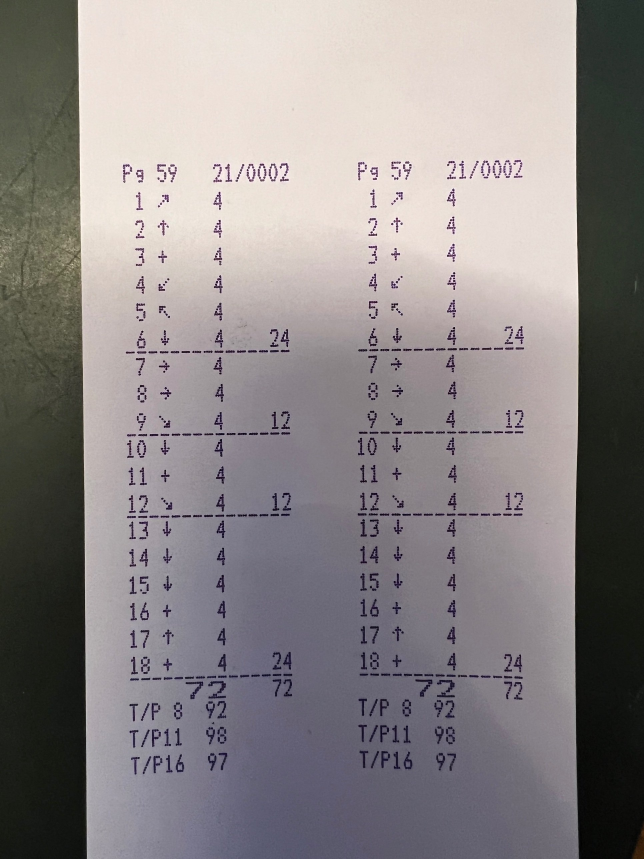
#> input picture tools/scan-samples/s01.jpg, 1932 x 2576 px (shown at 1/3 size)
$ python rows.py ../scan-samples/s01.jpg
#> lines starting #> are read from the running program, lines starting #| are printed output that depends on the picture; after the words box and inside, x2 and y2 are one past the last pixel; in counts of white or black regions, pixels touching at a corner belong together
#> in analyse, im is the input picture: PIL image 1932x2576 RGB; mean R, G, B 139.7, 134.1, 134.6
import sys, numpy as np
from PIL import Image, ImageFilter, ImageOps
from scipy import ndimage as ndi
def prep(im, maxside=1600):
#> called with maxside = 1600
    g=ImageOps.grayscale(im); k=maxside/max(g.size); g=g.resize((int(g.width*k),int(g.height*k)),Image.LANCZOS)
#> after `k = maxside / max(g.size)`: k = 0.621
#> after `g = g.resize((int(g.width * k), int(g.height * k)), Image.LANCZOS)`:
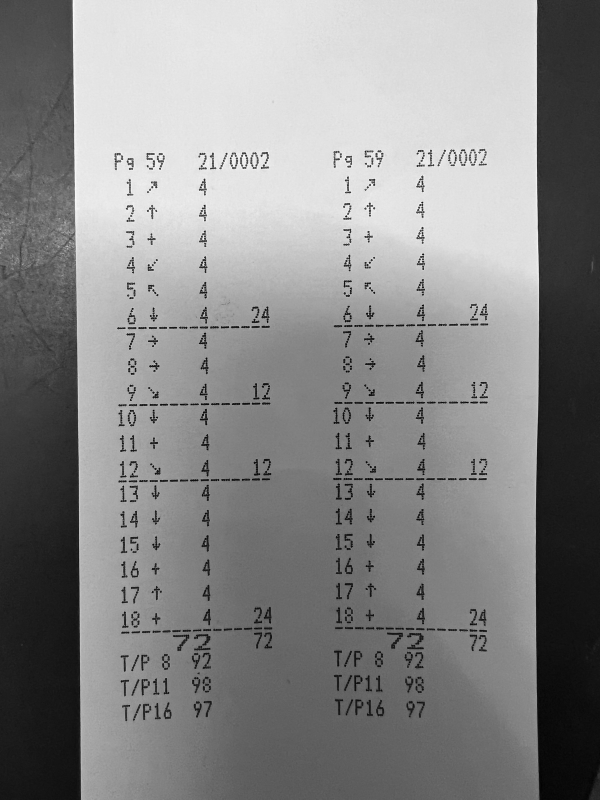
#> g: PIL image 1200x1599 L (shown at 1/2 size); min 0, max 255, mean 135.9
    a=np.asarray(g).astype(float); bg=np.asarray(g.filter(ImageFilter.GaussianBlur(25))).astype(float)+1
#> after `bg = np.asarray(g.filter(ImageFilter.GaussianBlur(25))).astype(float) `:
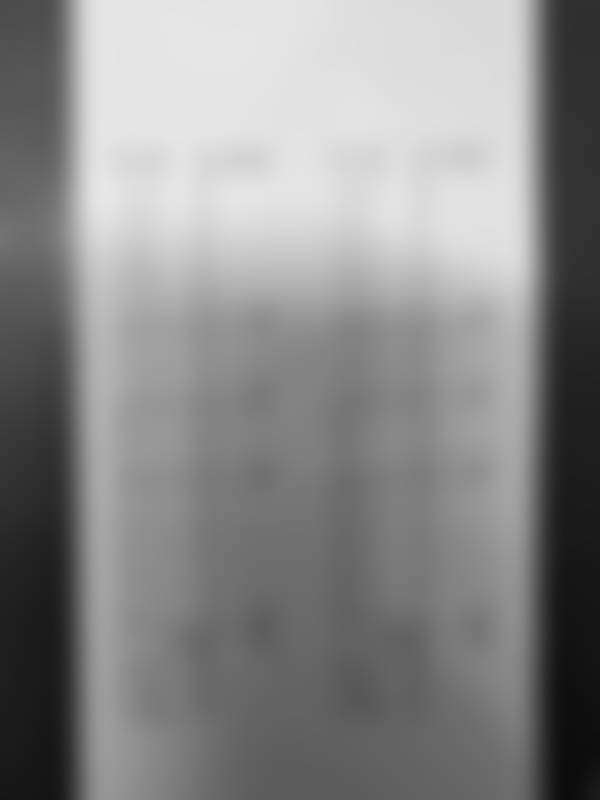
#> bg: shape (1599, 1200) float64 (shown at 1/2 size); min 12, max 231, mean 136.9
    f=np.clip(a/bg*235,0,255); return f, k
#> after `f = np.clip(a / bg * 235, 0, 255)`:
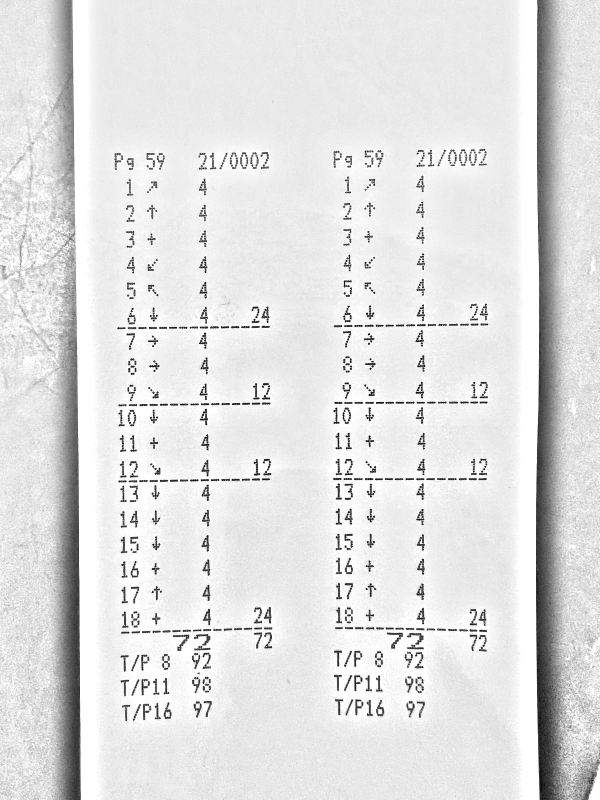
#> f: shape (1599, 1200) float64 (shown at 1/2 size); min 0, max 255, mean 225.6
def inkmask(f):
    m=f<170
    lab,n=ndi.label(m); sl=ndi.find_objects(lab)
    keep=np.zeros(n+1,bool)
    for i,s in enumerate(sl,1):
        h=s[0].stop-s[0].start; w=s[1].stop-s[1].start
        keep[i]= h<=60 and w<=60          # dots and glyph pieces only; paper edges and shadows are long
    return keep[lab]
def skew(mask):
    ys,xs=np.nonzero(mask); best=(0,-1)
    for a in np.arange(-6,6.01,0.25):
        t=np.tan(np.radians(a)); y2=np.round(ys - xs*t).astype(int); y2-=y2.min()
        h=np.bincount(y2).astype(float); s=(h**2).sum()
        if s>best[1]: best=(a,s)
    return best[0]
def rows(mask):
    prof=mask.sum(1).astype(float); sm=np.convolve(prof,np.ones(5)/5,'same')
    thr=max(3, np.percentile(sm[sm>0],60)*0.25) if (sm>0).any() else 3
    on=sm>thr; out=[]; i=0
    while i<len(on):
        if on[i]:
            j=i
            while j<len(on) and on[j]: j+=1
            out.append((i,j)); i=j
        else: i+=1
    return [r for r in out if r[1]-r[0]>=8]
def analyse(p):
    im=Image.open(p).convert('RGB'); f,k=prep(im); m=inkmask(f); a=skew(m)
#> after `f, k = prep(im)`: k = 0.621
#> after `m = inkmask(f)`:
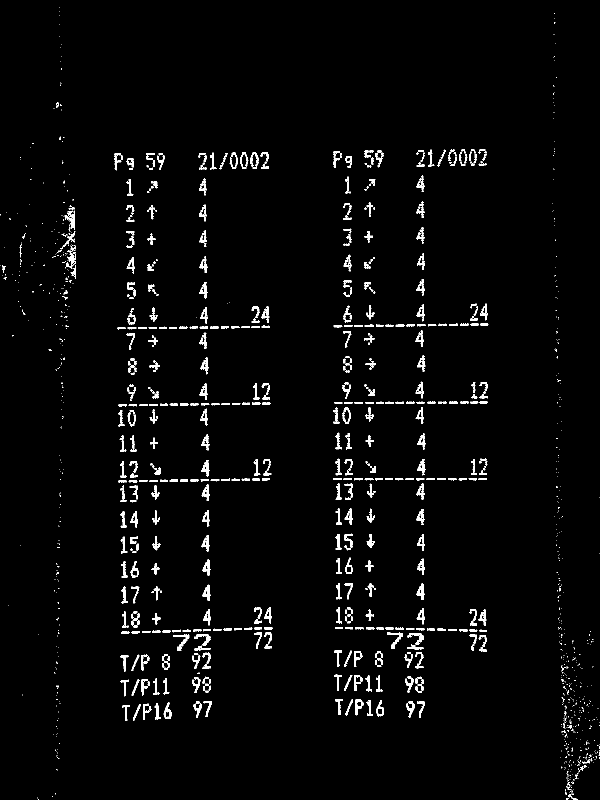
#> m: shape (1599, 1200) bool (shown at 1/2 size); 2.6% white; 1318 white regions (806 under 20 px), largest, box (x1, y1, x2, y2) and area: (346, 1269, 379, 1302) 322, (134, 421, 150, 463) 298, (132, 500, 152, 537) 298
#> after `a = skew(m)`: a = -0.5
    mr=np.asarray(Image.fromarray((m*255).astype('uint8')).rotate(-a, resample=Image.BILINEAR))>100
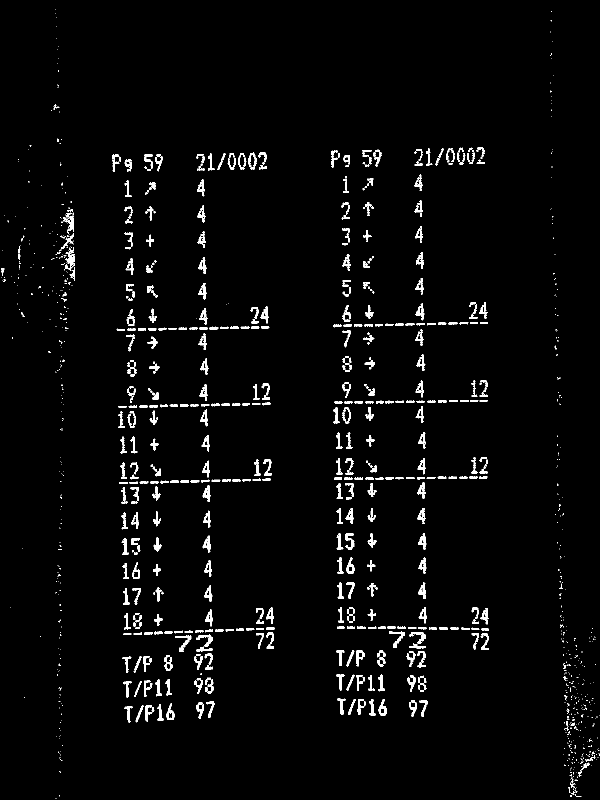
#> mr: shape (1599, 1200) bool (shown at 1/2 size); 2.8% white; 1211 white regions (713 under 20 px), largest, box (x1, y1, x2, y2) and area: (130, 504, 150, 541) 350, (350, 1271, 383, 1304) 325, (131, 425, 147, 467) 298
    return im,f,k,a,mr,rows(mr)
#> in rows, `prof = mask.sum(1).astype(float)`: prof = 1599 values, max 286 at index 1256, min 0 at index 0, mean 33.7
#> in rows, `sm = np.convolve(prof, np.ones(5) / 5, 'same')`: sm = 1599 values, max 226 at index 1256, min 0 at index 0, mean 33.7
#> in rows, `thr=max(3, np.percentile(sm[sm>0],60)*0.25) if (sm>0).any() else 3`: thr = 10.44
#> after the loop in rows, `while i<len(on):`: i = 1599; j = 1522; out = [(295, 343), (356, 393), (404, 448), (451, 551), (558, 600), (605, 697), (712, 748), (761, 856), (867, 907), (915, 1007), (1017, 1057), (1066, 1109), (1116, 1158), (1164, 1209), (1214, 1343), (1348, 1395), (1396, 1445), (1448, 1449), (1517, 1522)]
if __name__=='__main__':
    for p in sys.argv[1:]:
        im,f,k,a,mr,rs=analyse(p)
#> k = 0.621; a = -0.5; rs = [(295, 343), (356, 393), (404, 448), (451, 551), (558, 600), (605, 697), (712, 748), (761, 856), (867, 907), (915, 1007), (1017, 1057), (1066, 1109), (1116, 1158), (1164, 1209), (1214, 1343), (1348, 1395), (1396, 1445)]
        print(p.split('/')[-1], 'skew',a,'rows',len(rs),[b-a_ for a_,b in rs])
#| s01.jpg skew -0.5 rows 17 [48, 37, 44, 100, 42, 92, 36, 95, 40, 92, 40, 43, 42, 45, 129, 47, 49]

$ run again, on tools/scan-samples/s03.jpg
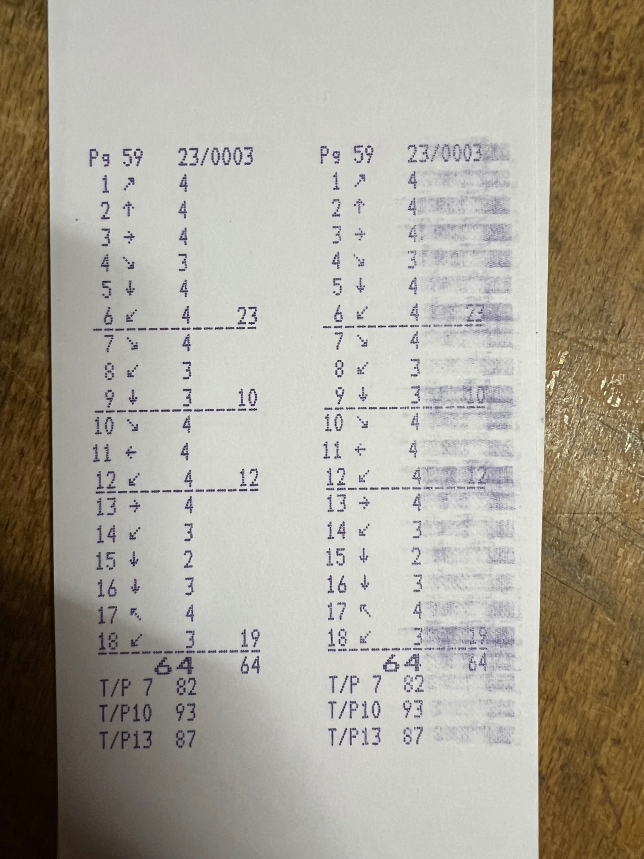
#> input picture tools/scan-samples/s03.jpg, 1932 x 2576 px (shown at 1/3 size)
#> in analyse, im is the input picture: PIL image 1932x2576 RGB; mean R, G, B 168.7, 163.3, 151.5
#> g: PIL image 1200x1599 L
#> in analyse, `f, k = prep(im)`: k = 0.621
#> in analyse, `m = inkmask(f)`:
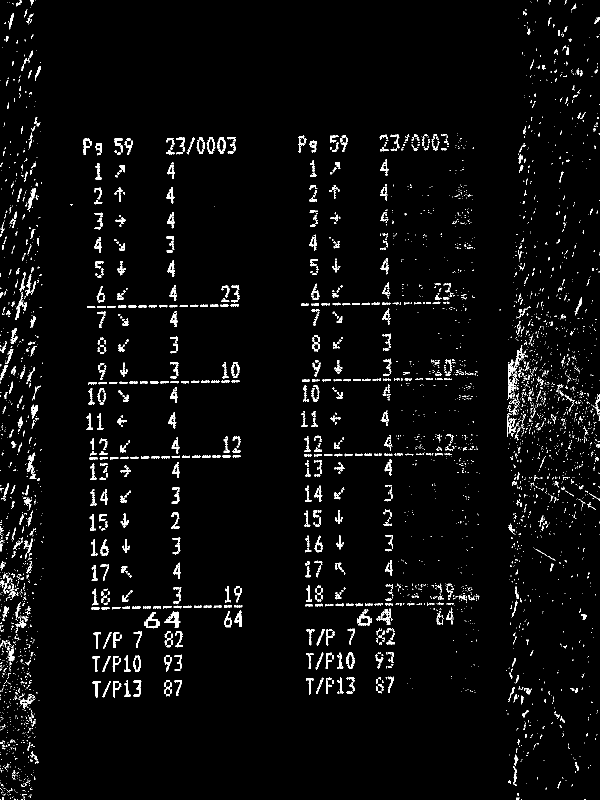
#> m: shape (1599, 1200) bool (shown at 1/2 size); 3.4% white; 4105 white regions (3305 under 20 px), largest, box (x1, y1, x2, y2) and area: (1016, 701, 1052, 770) 432, (329, 1223, 361, 1255) 414, (288, 1224, 320, 1257) 383
#> in analyse, `a = skew(m)`: a = -0.75
#> in analyse, `mr=np.asarray(Image.fromarray((m*255).astype('uint8')).rotate(-a, resa..`:
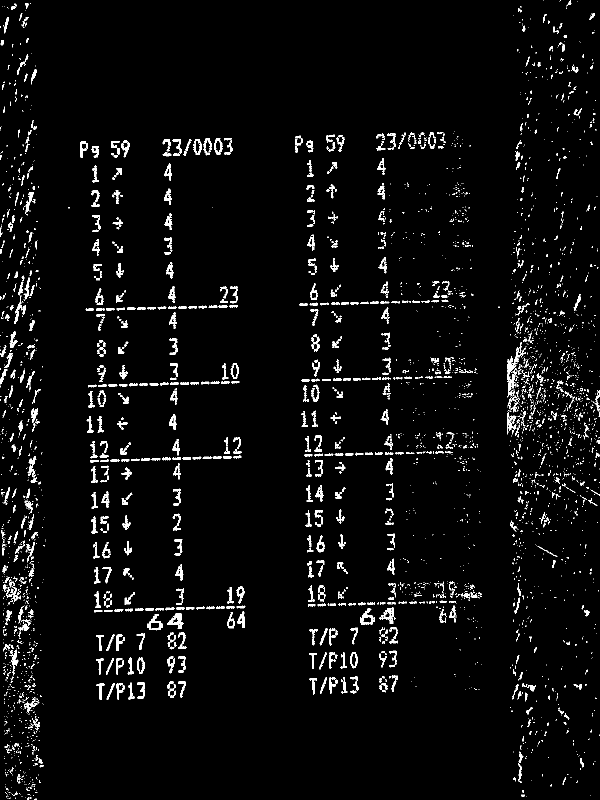
#> mr: shape (1599, 1200) bool (shown at 1/2 size); 3.7% white; 3764 white regions (2948 under 20 px), largest, box (x1, y1, x2, y2) and area: (1015, 694, 1051, 764) 530, (335, 1226, 367, 1258) 433, (294, 1228, 326, 1261) 388
#> prof = 1599 values, max 203 at index 757, min 0 at index 25, mean 44.77
#> sm = 1599 values, max 186.8 at index 757, min 1 at index 213, mean 44.77
#> thr = 12.05
#> the loop in rows, `while i<len(on):` made 346 passes
#> i on passes 9, 14, 31, 33, 98: 10, 16, 42, 61, 149
#> after the loop in rows, `while i<len(on):`: i = 1599; j = 1564; out = [(8, 10), (14, 16), (32, 42), (43, 61), (125, 149), (152, 155), (226, 229), (253, 259), (261, 319), (322, 363), (368, 511), (515, 1427), (1442, 1453), (1462, 1467), (1490, 1495), (1498, 1500), (1516, 1533), (1549, 1552), (1555, 1562), (1563, 1564)]
#> `im,f,k,a,mr,rs=analyse(p)`: k = 0.621; a = -0.75; rs = [(32, 42), (43, 61), (125, 149), (261, 319), (322, 363), (368, 511), (515, 1427), (1442, 1453), (1516, 1533)]
#| s03.jpg skew -0.75 rows 9 [10, 18, 24, 58, 41, 143, 912, 11, 17]

$ run again, on tools/scan-samples/s04.jpg
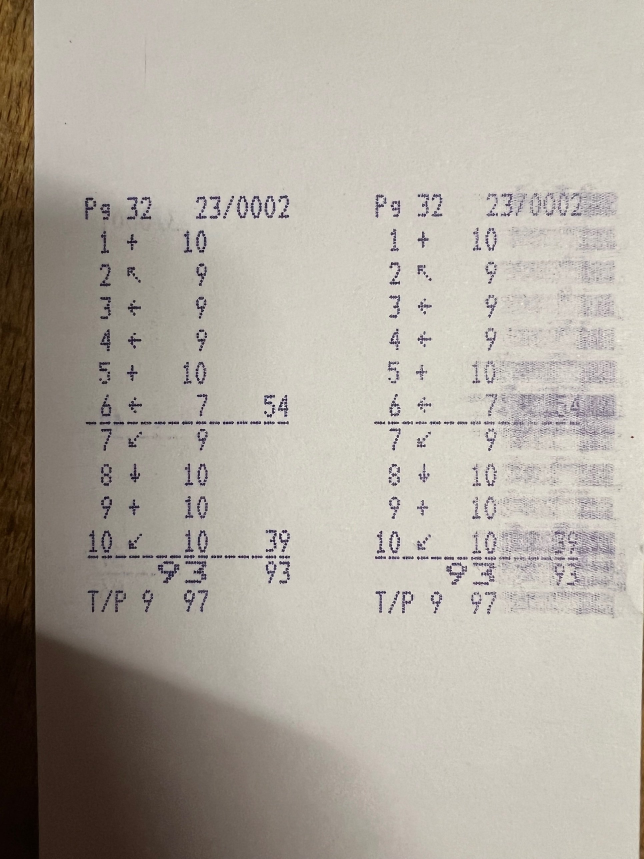
#> input picture tools/scan-samples/s04.jpg, 1932 x 2576 px (shown at 1/3 size)
#> in analyse, im is the input picture: PIL image 1932x2576 RGB; mean R, G, B 175.2, 168.8, 159
#> g: PIL image 1200x1599 L
#> in prep, `f = np.clip(a / bg * 235, 0, 255)`:
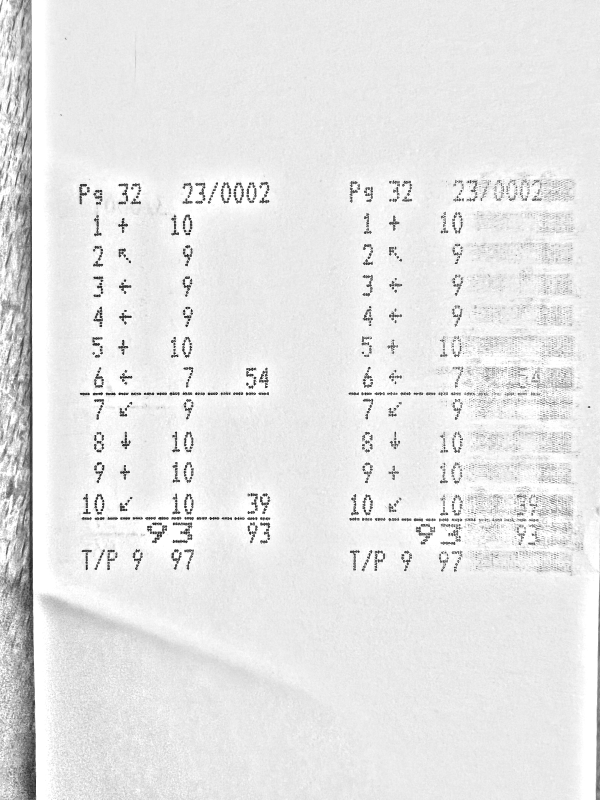
#> f: shape (1599, 1200) float64 (shown at 1/2 size); min 0, max 255, mean 230.7
#> in analyse, `f, k = prep(im)`: k = 0.621
#> in analyse, `m = inkmask(f)`:
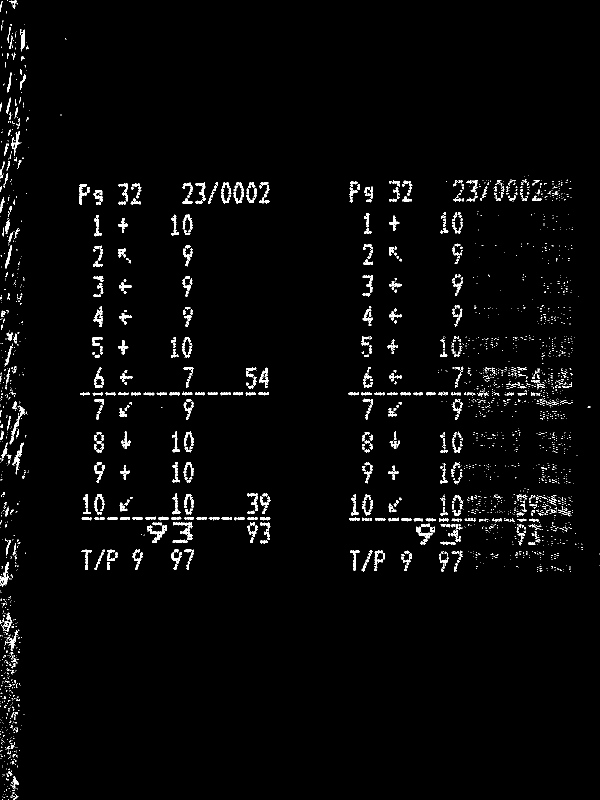
#> m: shape (1599, 1200) bool (shown at 1/2 size); 2.5% white; 2639 white regions (2060 under 20 px), largest, box (x1, y1, x2, y2) and area: (304, 1051, 334, 1086) 340, (25, 885, 47, 949) 317, (0, 1124, 18, 1173) 315
#> in analyse, `a = skew(m)`: a = 0
#> prof = 1599 values, max 555 at index 787, min 0 at index 27, mean 29.58
#> sm = 1599 values, max 456.6 at index 787, min 0 at index 29, mean 29.58
#> thr = 3.35
#> the loop in rows, `while i<len(on):` made 359 passes
#> i on passes 1, 40, 48, 76, 93: 17, 100, 119, 181, 251
#> after the loop in rows, `while i<len(on):`: i = 1599; j = 1597; out = 38 pairs, first value 0 to 1590, second value 17 to 1597
#> `im,f,k,a,mr,rs=analyse(p)`: k = 0.621; a = 0; rs = 24 items, first 6: (0, 17), (55, 100), (107, 119), (146, 181), (197, 251), (261, 312)
#| s04.jpg skew 0.0 rows 24 [17, 45, 12, 35, 54, 51, 30, 138, 49, 53, 47, 65, 236, 186, 82, 24, 9, 16, 13, 8, 11, 11, 14, 30]

$ run again, on tools/scan-samples/s05.jpg
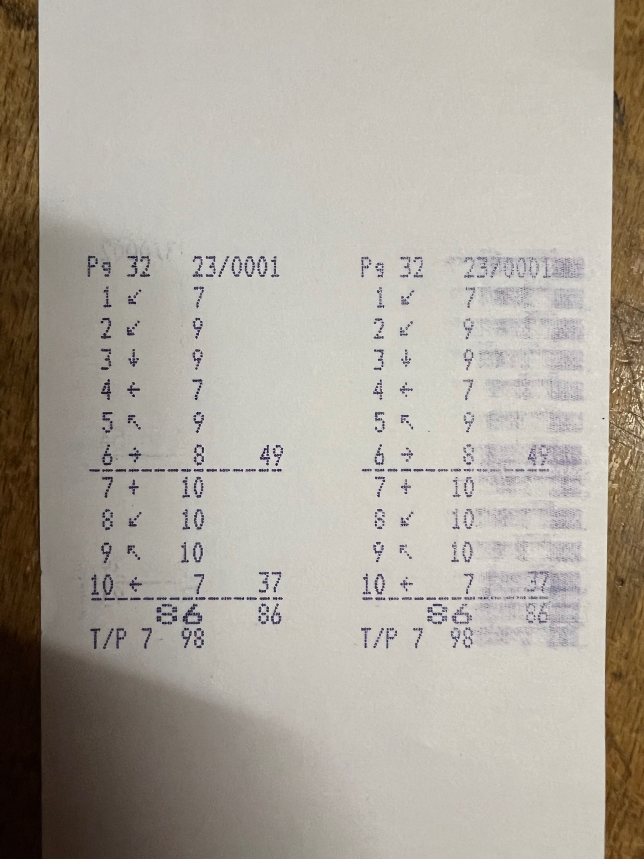
#> input picture tools/scan-samples/s05.jpg, 1932 x 2576 px (shown at 1/3 size)
#> in analyse, im is the input picture: PIL image 1932x2576 RGB; mean R, G, B 173.1, 166.8, 156.9
#> g: PIL image 1200x1599 L
#> in prep, `f = np.clip(a / bg * 235, 0, 255)`:
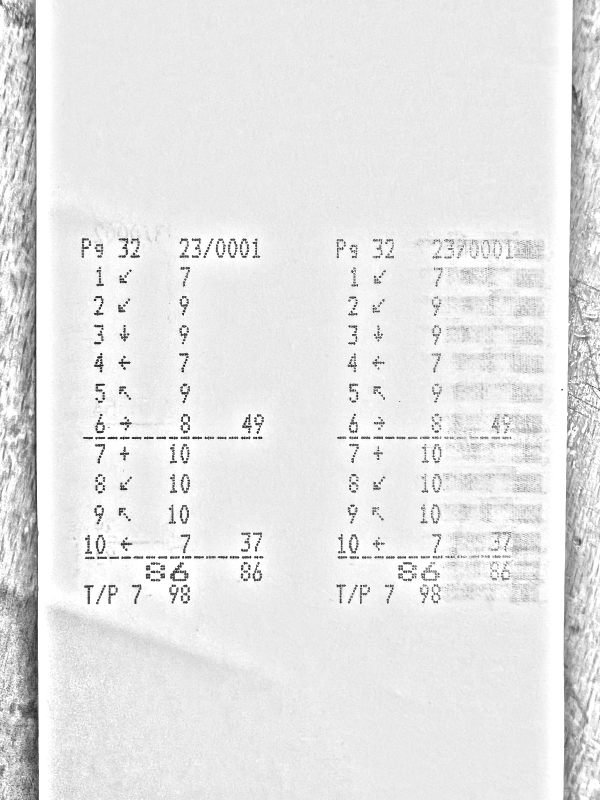
#> f: shape (1599, 1200) float64 (shown at 1/2 size); min 0, max 255, mean 229.6
#> in analyse, `f, k = prep(im)`: k = 0.621
#> in analyse, `m = inkmask(f)`:
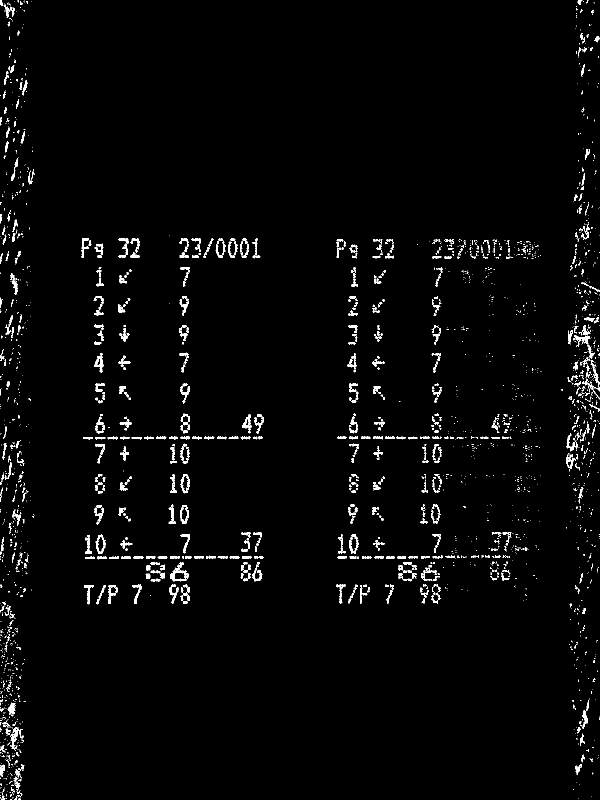
#> m: shape (1599, 1200) bool (shown at 1/2 size); 2.3% white; 2403 white regions (1829 under 20 px), largest, box (x1, y1, x2, y2) and area: (340, 1124, 377, 1163) 523, (21, 1455, 46, 1502) 335, (360, 1010, 378, 1047) 302
#> in analyse, `a = skew(m)`: a = 0
#> prof = 1599 values, max 530 at index 875, min 0 at index 40, mean 27.63
#> sm = 1599 values, max 430 at index 875, min 0 at index 91, mean 27.62
#> thr = 4.35
#> the loop in rows, `while i<len(on):` made 264 passes
#> i on passes 1, 17, 33, 45, 47, 69, 71, 93: 34, 51, 84, 106, 109, 155, 193, 225
#> after the loop in rows, `while i<len(on):`: i = 1599; out = 29 pairs, first value 0 to 1398, second value 34 to 1599
#> `im,f,k,a,mr,rs=analyse(p)`: k = 0.621; a = 0; rs = 24 items, first 6: (0, 34), (66, 84), (95, 106), (130, 155), (156, 193), (214, 225)
#| s05.jpg skew 0.0 rows 24 [34, 18, 11, 25, 37, 11, 14, 61, 11, 33, 11, 176, 235, 178, 49, 105, 66, 12, 9, 19, 9, 10, 15, 201]
